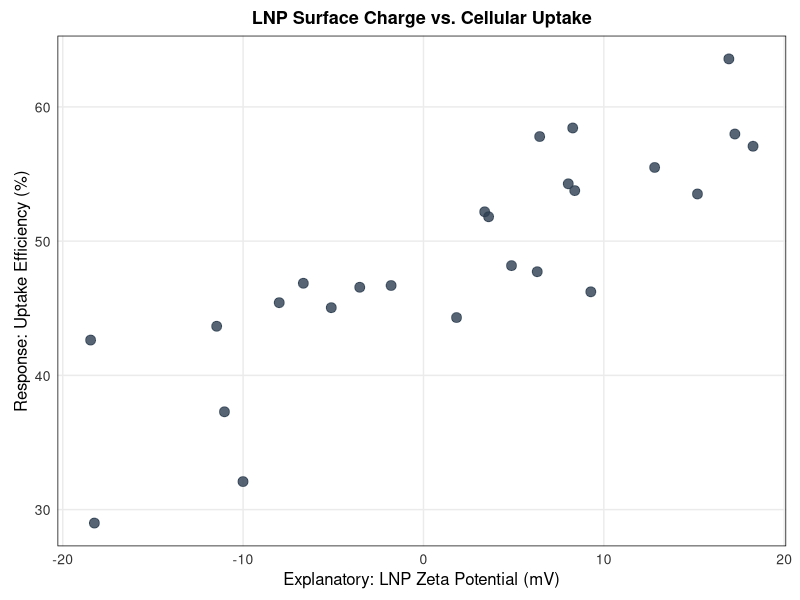
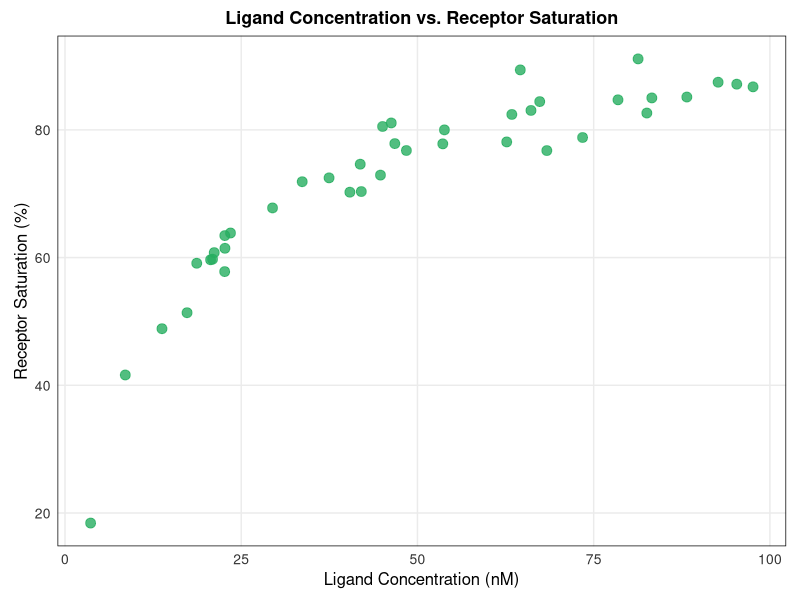
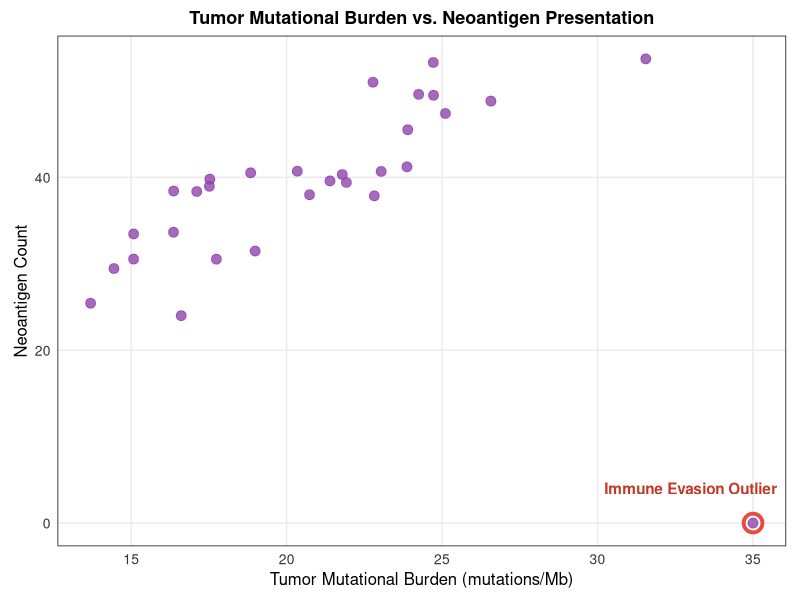
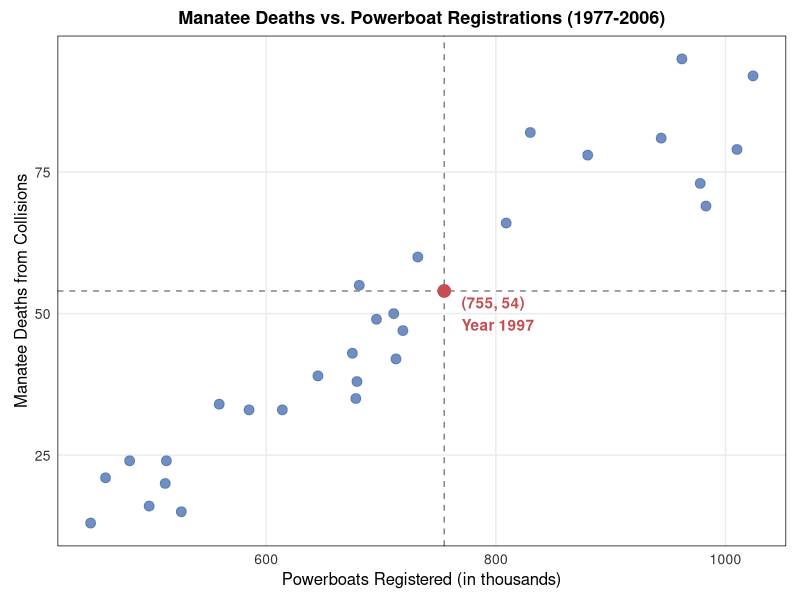
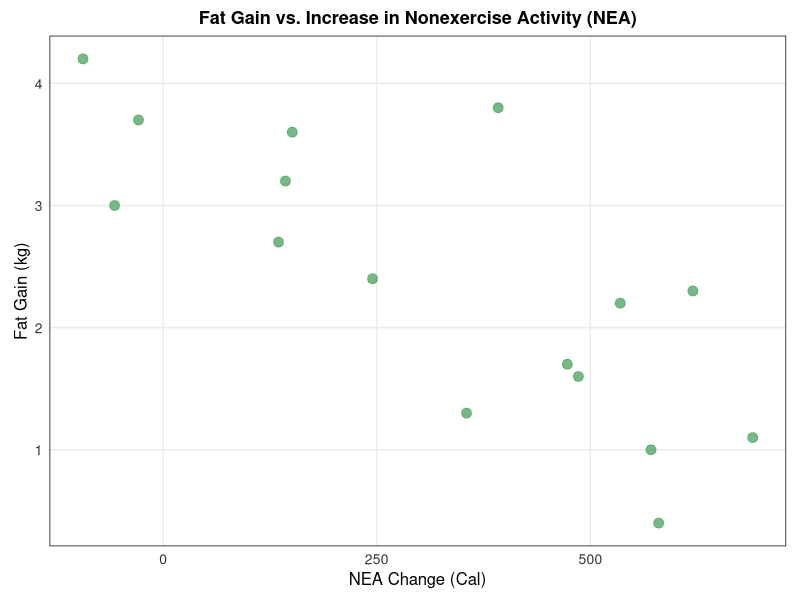
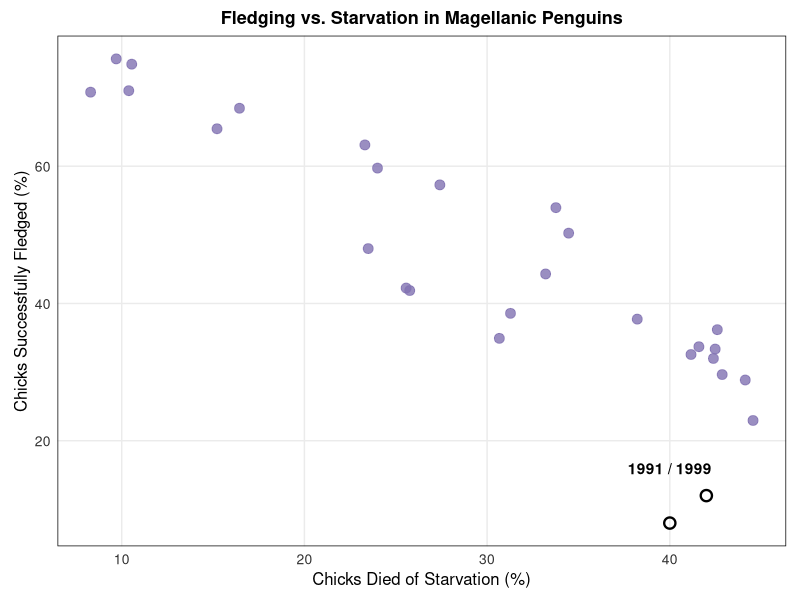
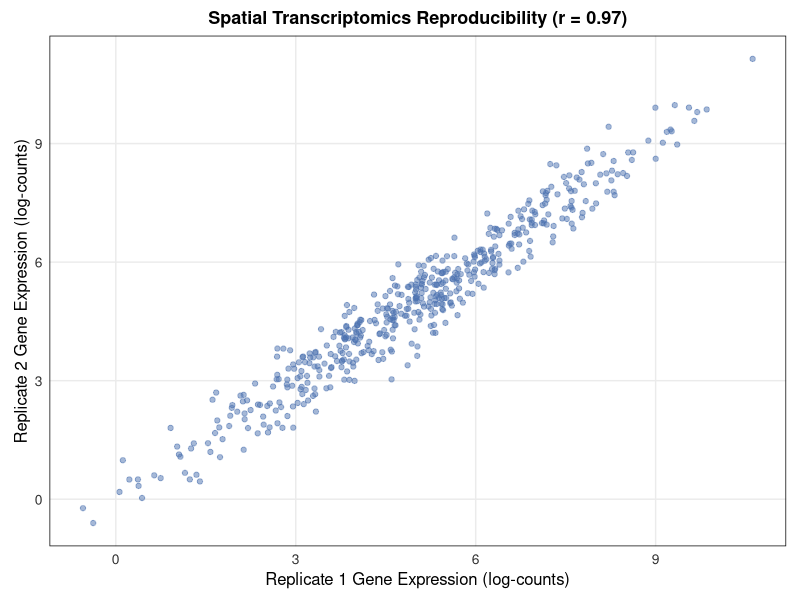
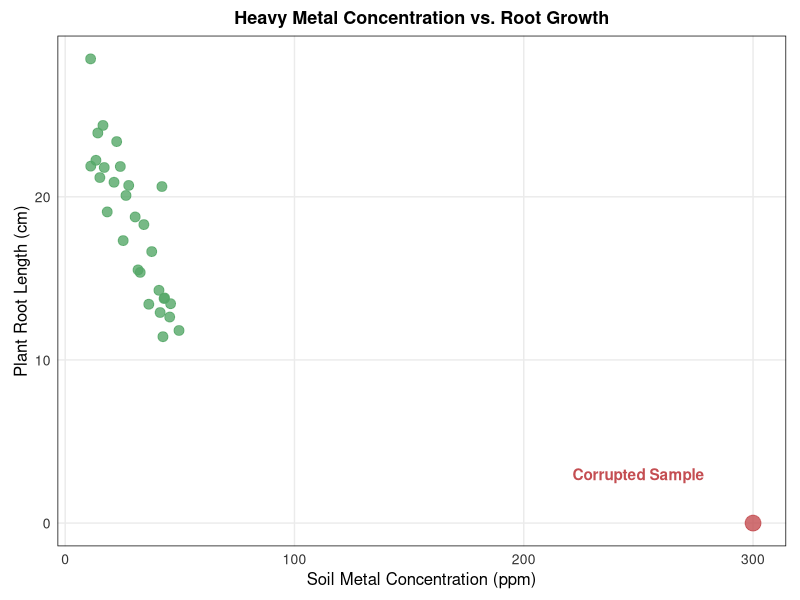

Source code (R) for these figures, in order:
## ---- chunk 1
knitr::opts_chunk$set(
  echo = FALSE,
  warning = FALSE,
  message = FALSE,
  error = FALSE
)

required_packages <- c("ggplot2")
missing_packages <- required_packages[
  !vapply(required_packages, requireNamespace, logical(1), quietly = TRUE)
]

if (length(missing_packages) > 0) {
  stop(
    "Install the following R packages before knitting: ",
    paste(missing_packages, collapse = ", ")
  )
}

suppressPackageStartupMessages({
  library(ggplot2)
})

set.seed(123) # Set seed for reproducible figures

# Shared publication-style theme and colour palette.
lecture_theme <- theme_minimal(base_size = 11) +
  theme(
    plot.title = element_text(size = 13, face = "bold", hjust = 0.5),
    axis.title = element_text(size = 12),
    axis.text = element_text(size = 10, colour = "#333333"),
    panel.grid.minor = element_blank(),
    plot.background = element_rect(fill = "white", colour = NA),
    panel.background = element_rect(fill = "white", colour = NA),
    plot.margin = margin(8, 10, 8, 10),
    panel.border = element_rect(colour = "black", fill = NA, linewidth = 0.5)
  )

palette_main <- c("#4C72B0", "#55A868", "#C44E52", "#8172B2", "#CCB974")

save_plot <- function(filename, plot, width, height) {
  ggsave(
    filename = filename,
    plot = plot,
    width = width,
    height = height,
    units = "in",
    dpi = 300,
    bg = "white"
  )
}

# =============================================================
# 1. Scatterplot Example (LNP Surface Charge vs Cellular Uptake)
# =============================================================
set.seed(101)
zeta_potential <- runif(25, -20, 20)
uptake_eff <- 0.8 * zeta_potential + 45 + rnorm(25, 0, 5) 
lnp_data <- data.frame(Zeta = zeta_potential, Uptake = uptake_eff)

p_scatter <- ggplot(lnp_data, aes(x = Zeta, y = Uptake)) +
  geom_point(color = "#2c3e50", size = 3, alpha = 0.8) +
  labs(title = "LNP Surface Charge vs. Cellular Uptake",
       x = "Explanatory: LNP Zeta Potential (mV)",
       y = "Response: Uptake Efficiency (%)") +
  lecture_theme

save_plot("fig_ch3_scatterplot.png", p_scatter, width = 6, height = 4)

# =============================================================
# 2. Non-Linear Biological Forms (Receptor Kinetics)
# =============================================================
set.seed(202)
concentration <- runif(40, 1, 100)
saturation <- (100 * concentration) / (15 + concentration) + rnorm(40, 0, 3)
receptor_data <- data.frame(Ligand = concentration, Saturation = saturation)

p_nonlinear <- ggplot(receptor_data, aes(x = Ligand, y = Saturation)) +
  geom_point(color = "#27ae60", size = 3, alpha = 0.8) +
  labs(title = "Ligand Concentration vs. Receptor Saturation",
       x = "Ligand Concentration (nM)", 
       y = "Receptor Saturation (%)") +
  lecture_theme

save_plot("fig_ch3_nonlinear.png", p_nonlinear, width = 6, height = 4)

# =============================================================
# 3. Severe Bivariate Outliers (Immune Evasion)
# =============================================================
set.seed(303)
tmb <- rnorm(29, 20, 5)
neoantigens <- 1.5 * tmb + 10 + rnorm(29, 0, 4)
tmb <- c(tmb, 35)
neoantigens <- c(neoantigens, 0) 
immuno_data <- data.frame(TMB = tmb, Neoantigens = neoantigens)

p_outlier <- ggplot(immuno_data, aes(x = TMB, y = Neoantigens)) +
  geom_point(color = "#8e44ad", size = 3, alpha = 0.8) +
  annotate("point", x = 35, y = 0, color = "#e74c3c", size = 5, shape = 21, stroke = 2) +
  annotate("text", x = 33, y = 4, label = "Immune Evasion Outlier", color = "#c0392b", fontface = "bold") +
  labs(title = "Tumor Mutational Burden vs. Neoantigen Presentation",
       x = "Tumor Mutational Burden (mutations/Mb)", 
       y = "Neoantigen Count") +
  lecture_theme

save_plot("fig_ch3_outliers.png", p_outlier, width = 6, height = 4)

# =============================================================
# 4. Manatees and Powerboats (Positive Association)
# =============================================================
manatee_data <- data.frame(
  Powerboats = c(447, 460, 481, 498, 513, 512, 526, 559, 585, 614, 645, 675, 711, 719, 681, 679, 678, 696, 713, 732, 755, 809, 830, 880, 944, 962, 978, 983, 1010, 1024),
  Deaths = c(13, 21, 24, 16, 24, 20, 15, 34, 33, 33, 39, 43, 50, 47, 55, 38, 35, 49, 42, 60, 54, 66, 82, 78, 81, 95, 73, 69, 79, 92)
)

p_manatees <- ggplot(manatee_data, aes(x = Powerboats, y = Deaths)) +
  geom_point(color = "#4C72B0", size = 3, alpha = 0.8) +
  geom_vline(xintercept = 755, linetype = "dashed", color = "gray50") +
  geom_hline(yintercept = 54, linetype = "dashed", color = "gray50") +
  annotate("point", x = 755, y = 54, color = "#C44E52", size = 4) +
  annotate("text", x = 770, y = 50, label = "(755, 54)\nYear 1997", color = "#C44E52", fontface = "bold", hjust = 0) +
  labs(title = "Manatee Deaths vs. Powerboat Registrations (1977-2006)",
       x = "Powerboats Registered (in thousands)",
       y = "Manatee Deaths from Collisions") +
  lecture_theme

save_plot("fig_ch3_manatees.png", p_manatees, width = 6, height = 4)

# =============================================================
# 5. Fidgeting and Fat Gain (Negative Association)
# =============================================================
nea_data <- data.frame(
  NEA = c(-94, -57, -29, 135, 143, 151, 245, 355, 392, 473, 486, 535, 571, 580, 620, 690),
  Fat = c(4.2, 3.0, 3.7, 2.7, 3.2, 3.6, 2.4, 1.3, 3.8, 1.7, 1.6, 2.2, 1.0, 0.4, 2.3, 1.1)
)

p_nea <- ggplot(nea_data, aes(x = NEA, y = Fat)) +
  geom_point(color = "#55A868", size = 3, alpha = 0.8) +
  labs(title = "Fat Gain vs. Increase in Nonexercise Activity (NEA)",
       x = "NEA Change (Cal)",
       y = "Fat Gain (kg)") +
  lecture_theme

save_plot("fig_ch3_nea_fat.png", p_nea, width = 6, height = 4)

# =============================================================
# 6. Magellanic Penguins (Outliers in a Trend)
# =============================================================
set.seed(42)
penguins_clean <- data.frame(Starvation = runif(26, 5, 45))
penguins_clean$Fledging <- 85 - 1.2 * penguins_clean$Starvation + rnorm(26, 0, 5)
penguins_outliers <- data.frame(Starvation = c(42, 40), Fledging = c(12, 8), Year = c("1991", "1999"))

p_penguins <- ggplot() +
  geom_point(data = penguins_clean, aes(x = Starvation, y = Fledging), color = "#8172B2", size = 3, alpha = 0.8) +
  geom_point(data = penguins_outliers, aes(x = Starvation, y = Fledging), color = "black", size = 3, shape = 1, stroke = 1.2) +
  annotate("text", x = 40, y = 16, label = "1991 / 1999", color = "black", fontface="bold") +
  labs(title = "Fledging vs. Starvation in Magellanic Penguins",
       x = "Chicks Died of Starvation (%)",
       y = "Chicks Successfully Fledged (%)") +
  lecture_theme

save_plot("fig_ch3_penguins.png", p_penguins, width = 6, height = 4)

# =============================================================
# 7. Spatial Array Reproducibility (Strong Correlation)
# =============================================================
set.seed(404)
rep1_expr <- rnorm(500, mean = 5, sd = 2)
rep2_expr <- rep1_expr + rnorm(500, mean = 0, sd = 0.5)
repro_data <- data.frame(Rep1 = rep1_expr, Rep2 = rep2_expr)

p_repro <- ggplot(repro_data, aes(x = Rep1, y = Rep2)) +
  geom_point(color = "#4C72B0", alpha = 0.5) +
  labs(title = "Spatial Transcriptomics Reproducibility (r = 0.97)",
       x = "Replicate 1 Gene Expression (log-counts)",
       y = "Replicate 2 Gene Expression (log-counts)") +
  lecture_theme

save_plot("fig_ch3_reproducibility.png", p_repro, width = 6, height = 4)

# =============================================================
# 8. Non-Resistance of Correlation (Outlier Impact)
# =============================================================
set.seed(606)
metal_ppm <- runif(29, 10, 50)
root_cm <- -0.4 * metal_ppm + 30 + rnorm(29, 0, 2)
# The Outlier
metal_ppm_corrupted <- c(metal_ppm, 300)
root_cm_corrupted <- c(root_cm, 0)
toxic_data <- data.frame(Metal = metal_ppm_corrupted, Root = root_cm_corrupted, 
                         Type = c(rep("Normal", 29), "Outlier"))

p_toxic <- ggplot(toxic_data, aes(x = Metal, y = Root, color = Type, size = Type)) +
  geom_point(alpha = 0.8) +
  scale_color_manual(values = c("Normal" = "#55A868", "Outlier" = "#C44E52")) +
  scale_size_manual(values = c("Normal" = 3, "Outlier" = 5)) +
  annotate("text", x = 250, y = 3, label = "Corrupted Sample", color = "#C44E52", fontface = "bold") +
  labs(title = "Heavy Metal Concentration vs. Root Growth",
       x = "Soil Metal Concentration (ppm)",
       y = "Plant Root Length (cm)") +
  lecture_theme + theme(legend.position = "none")

save_plot("fig_ch3_toxic_outlier.png", p_toxic, width = 6, height = 4)
## ---- chunk 2
length_x <- c(4, 5, 6, 7, 8)
leap_y <- c(32, 42, 48, 55, 65)

# Store the number of paired observations
n <- length(length_x)

# Standardize x and y
z_x <- (length_x - mean(length_x)) / sd(length_x)
z_y <- (leap_y - mean(leap_y)) / sd(leap_y)

# Calculate Pearson's correlation coefficient
r_manual <- sum(z_x * z_y) / (n - 1)
r_manual
## ---- chunk 3
length_x <- c(4, 5, 6, 7, 8)
leap_y <- c(32, 42, 48, 55, 65)

# Deviations from the means
x_deviation <- length_x - mean(length_x)
y_deviation <- leap_y - mean(leap_y)

# Numerator
numerator <- sum(x_deviation * y_deviation)

# Two sums in the denominator
sum_x_squared <- sum(x_deviation^2)
sum_y_squared <- sum(y_deviation^2)

# Correlation
denominator <- sqrt(sum_x_squared * sum_y_squared)
r_sums <- numerator / denominator
r_sums
## ---- chunk 4
calculate_r <- function(x, y) {
  n <- length(x)

  z_x <- (x - mean(x)) / sd(x)
  z_y <- (y - mean(y)) / sd(y)

  return(sum(z_x * z_y) / (n - 1))
}

calculate_r(length_x, leap_y)
## ---- chunk 5
cor(length_x, leap_y)
## ---- chunk 6
# Step 1: store the number of paired observations
n_repro <- nrow(repro_data)

# Step 2: standardize Replicate 1
z_rep1 <- (repro_data$Rep1 - mean(repro_data$Rep1)) / sd(repro_data$Rep1)

# Step 3: standardize Replicate 2
z_rep2 <- (repro_data$Rep2 - mean(repro_data$Rep2)) / sd(repro_data$Rep2)

# Step 4: multiply paired z-scores
z_products_repro <- z_rep1 * z_rep2

# Step 5: add the products
sum_z_products_repro <- sum(z_products_repro)

# Step 6: divide by n - 1
r_repro_manual <- sum_z_products_repro / (n_repro - 1)
r_repro_manual

# Check with R's built-in function
cor(repro_data$Rep1, repro_data$Rep2)
## ---- chunk 7
# ---------- Original 29 observations ----------

# Step 1: number of paired observations
n_original <- length(metal_ppm)

# Step 2: standardize metal concentration
z_metal_original <- (metal_ppm - mean(metal_ppm)) / sd(metal_ppm)

# Step 3: standardize root length
z_root_original <- (root_cm - mean(root_cm)) / sd(root_cm)

# Step 4: multiply paired z-scores
products_original <- z_metal_original * z_root_original

# Step 5: add the products
sum_products_original <- sum(products_original)

# Step 6: divide by n - 1
r_original <- sum_products_original / (n_original - 1)
r_original

# ---------- Add the extreme observation ----------

# Step 1: number of paired observations
n_with_outlier <- length(metal_ppm_corrupted)

# Step 2: standardize metal concentration
z_metal_outlier <- (metal_ppm_corrupted - mean(metal_ppm_corrupted)) /
  sd(metal_ppm_corrupted)

# Step 3: standardize root length
z_root_outlier <- (root_cm_corrupted - mean(root_cm_corrupted)) /
  sd(root_cm_corrupted)

# Step 4: multiply paired z-scores
products_outlier <- z_metal_outlier * z_root_outlier

# Step 5: add the products
sum_products_outlier <- sum(products_outlier)

# Step 6: divide by n - 1
r_with_outlier <- sum_products_outlier / (n_with_outlier - 1)
r_with_outlier
